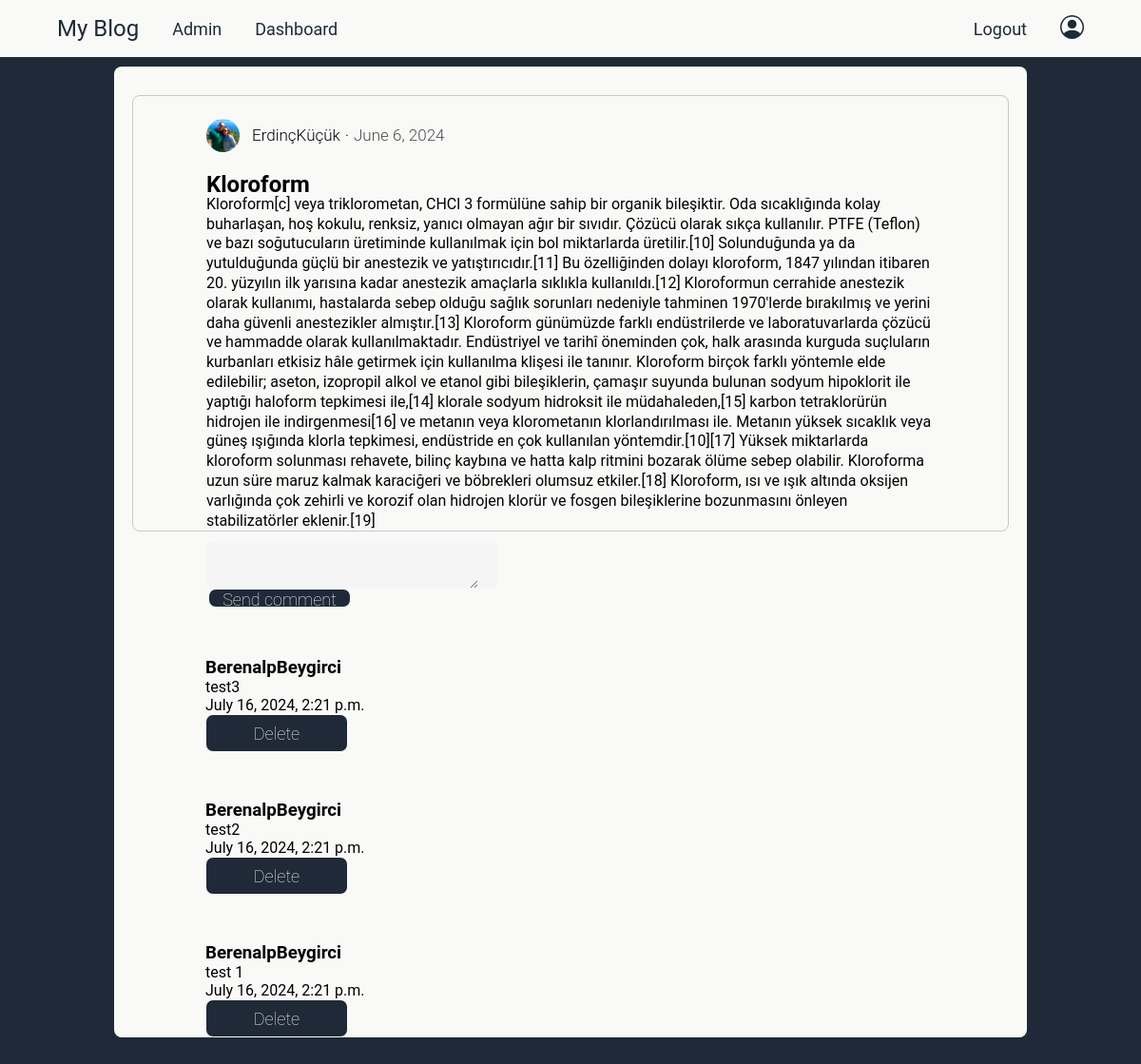
Screenshot of /details/31 (signed in) with the database file from the repository.
### blog/models.py (models this page shows, shortened)
class Post(models.Model):
    author = models.ForeignKey("auth.User",on_delete = models.CASCADE)
    title = models.CharField(max_length=40)
    content = models.TextField()
    create_date = models.DateTimeField(default = timezone.now)
    published_date = models.DateTimeField(blank=True,null=True)

class UserModel(models.Model):
    user = models.OneToOneField(User,on_delete=models.CASCADE,related_name="UserModel")
    profile_pic = models.ImageField(upload_to='profile_pics',blank=True,null=True)

class Comment(models.Model):
    post=models.ForeignKey(Post,on_delete=models.CASCADE,related_name='comments')
    comment_author=models.ForeignKey("auth.User",on_delete=models.CASCADE)
    comment_content=models.TextField(max_length=200)
    comment_date=models.DateTimeField(auto_now_add=True)

### blog/views.py (the view)
# urls.py: path('details/<int:pk>',views.BlogDetailView,name='detail'),
def BlogDetailView(request,pk):
    if request.method=='POST':
        if request.user.is_authenticated:
            commentForm=CommentCreateForm(request.POST)
            post=models.Post.objects.get(pk=pk)
            if commentForm.is_valid():
                comment=commentForm.save(commit=False)
                comment.comment_author=request.user
                comment.post=post
                comment.save()
                return HttpResponseRedirect(request.path_info)
            else:
                return HttpResponse('Form is not valid !')
        else:
            return HttpResponse('You must log in if you want to post a comment.')
    else:
        post=models.Post.objects.get(pk=pk)
        comments=post.comments.all().order_by('-comment_date')
        commentForm=CommentCreateForm()
        return render(request,'blog/blog_details.html',context={'post':post,'comments':comments,'form':commentForm})

### blog/forms.py
class CommentCreateForm(forms.ModelForm):
    class Meta:
        model=Comment
        fields=('comment_content',)

### templates/blog/blog_details.html (shortened to what this page needs)
{% extends "base.html" %}
{% block bodyBlock %}
  <div id="detail-div-main">
    <section id="detail-section1">
      <div>
        <div class="blog-user flex">
          <img class="author-pp" src="{{post.author.UserModel.profile_pic.url}}" alt="author-pp">
          <p class="author-name">{{post.author}}</p>
          <span style="margin-bottom:10px;"><p>.</p></span>
          <span style="opacity: 70%;"><p>{{post.create_date.date}}</p></span>
        </div>
        <h2>{{post.title}}</h2>
        <p>{{post.content}}</p>
      </div>
    </section>
    <section id="detail-section2">
      <div>
        {% if user.is_authenticated %}
          <form method='POST'>
            <div class="flex">
              {{form.comment_content}}
            </div>
            <input type="submit" value="Send comment" class="btn btn-success">
          </form>
        {% else %}
        <h3 style="color:#1F2937;">Yorum yapmak için kayıt olun!</h3>
        {% endif %}
      </div>
      {% for comment in comments %}
        <div class="comment">
          <h3>{{comment.comment_author.username}}</h3>
          <p>{{comment.comment_content}}</p>
          <p>{{comment.comment_date}}</p>
          {% if user.id == comment.comment_author.id %}
            <a href="{% url 'blog:comment_delete' id=comment.id %}"><button type="submit" class="btn btn-danger">Delete</button></a>
          {% endif %}
        </div>
      {% endfor %}
    </section>
  </div>
{% endblock bodyBlock %}

### static/css/style.css (style rules this page uses)
body { background-color: #1F2937; color: #F9FAF8; }
* { padding: 0; margin: 0; text-decoration: none; list-style: none; font-family: "Roboto", sans-serif; }
a { color: inherit; }
section { width: 100%; }
.flex { display: flex; }
.btn { background: #1F2937; color: #F9FAF8; width: 150px; height: 40px; font-size: 18px; font-weight: 100; border: 1px solid #F9FAF8; border-radius: 8px; }
input { border: none; background-color: #e5e5e5; margin: 0 10px 0 3px; height: 20px!important; outline: none; }
.author-pp { height: 35px; width: 35px; object-fit: cover; border-radius: 50%; margin-right: 8px; }
.blog-user { align-items: center; gap: 5px!important; font-weight: 300!important; font-size: 17px!important; }
#detail-div-main { background-color: #F9FAF8; color: black; margin: 70px 10% 0 10%; border-radius: 8px; }
#detail-section1 { padding-top: 30px; }
#detail-section1>div:first-child { padding: 0 8% 0 8%; margin: 0 2% 0 2%; line-height: 1.3em; border: solid 1px rgba(128, 128, 128, 0.408); border-radius: 8px; }
#detail-section1 .blog-user { margin: 2vw 0 2vw 0; }
#detail-section2 { padding-top: 10px; }
#detail-section2 div { margin: 0 10% 0 10%; }
#detail-section2 #id_comment_content { margin: 20px; border: none; border-radius: 8px; height: 100%!important; width: 100%!important; outline: none; font-size: 15px; align-content: center; background-color: rgba(0, 0, 255, 0); }
#detail-section2 div:has(>#id_comment_content) { background-color: whitesmoke; border-radius: 8px; width: 40%; height: 50px; align-items: center; margin: 0; }
#detail-section2 .comment { margin: 50px 10% 50px 10%; }

### rows the page displays
Post: author.UserModel.profile_pic (picture), author "ErdinçKüçük", create_date "June 6, 2024", title "Kloroform", content "Kloroform[c] veya triklorometan, CHCl 3 formülüne sahip bir organik bileşiktir. Oda sıcaklığında kolay buharlaşan, hoş kokulu, renksiz, yanıcı olmayan ağır bir sıvıdır. Çözücü olarak sıkça kullanılır. PTFE (Teflon) ve bazı soğutucuların üretiminde kullanılmak için bol miktarlarda üretilir.[10] Solunduğunda ya da yutulduğunda güçlü bir anestezik ve yatıştırıcıdır.[11] Bu özelliğinden dolayı kloroform, 1847 yılından itibaren 20. yüzyılın ilk yarısına kadar anestezik amaçlarla sıklıkla kullanıldı.[12] Kloroformun cerrahide anestezik olarak kullanımı, hastalarda sebep olduğu sağlık sorunları nedeniyle tahminen 1970'lerde bırakılmış ve yerini daha güvenli anestezikler almıştır.[13] Kloroform…"
Comment: comment_author.username "BerenalpBeygirci", comment_content "test3", comment_date "July 16, 2024, 2:21 p.m.", shows "Delete"
Comment: comment_author.username "BerenalpBeygirci", comment_content "test2", comment_date "July 16, 2024, 2:21 p.m.", shows "Delete"
Comment: comment_author.username "BerenalpBeygirci", comment_content "test 1", comment_date "July 16, 2024, 2:21 p.m.", shows "Delete"
